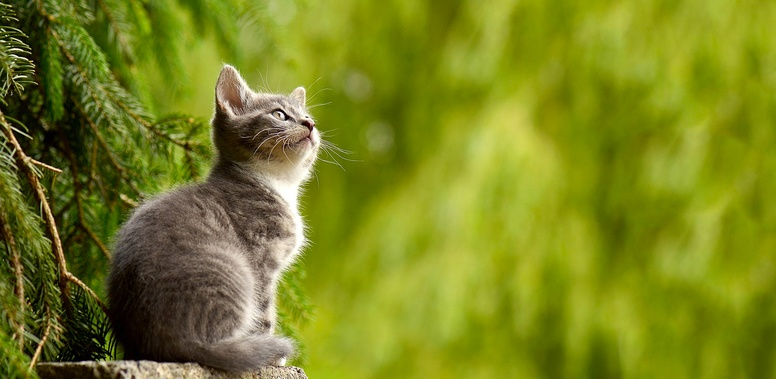
#> input picture 師大計算機課程/cat.jpg, 776 x 379 px, shrunk from 1600 x 781 before the run; the run also reads 1 picture not shown here
$ jupyter execute --allow-errors original.ipynb   (shell and % lines are left out)
#> lines starting #> are read from the running program, lines starting #| are printed output that depends on the picture; after the words box and inside, x2 and y2 are one past the last pixel; in counts of white or black regions, pixels touching at a corner belong together
# 讀入函式庫

[cell 1]

from math import *
from PIL import Image
import matplotlib.pyplot as plt
import numpy as np

# 了解圖片的基本格式

# 了解影像在電腦呈現的方式

在一個20X20的方格紙中，在指定的方格中塗上色塊進而形成圖案

利用excel畫圖

#> (a cell that did not finish here is left out)

#> (a cell that did not finish here is left out)

#> (a cell that did not finish here is left out)

#> (a cell that did not finish here is left out)

# 程式開始

## 開啟圖片

[cell 6]
img_cat = Image.open('cat.jpg')
#> img_cat is the input picture: PIL image 776x379 RGB; mean R, G, B 121.9, 131.5, 30.8

## 圖片大小

[cell 7]
print(img_cat.size)
#| (776, 379)

## 顯示圖片

[cell 8]
plt.imshow(img_cat);

## 開新圖片

mode 說明：
```python
new = Image.new(<mode>,size = (20,20))
# mode
# L：黑白
# RGB：彩色圖片
```

[cell 9]
new = Image.new("L",size = (20,20))
#> new: PIL image 20x20 L; every value is 0
new
print('type',type(new))
#| type <class 'PIL.Image.Image'>
print('size',new.size)
#| size (20, 20)
print('mode',new.mode)
#| mode L

[cell 10]
new = Image.new("RGB",size = (20,20))
#> new: PIL image 20x20 RGB; every value is 0
print('type',type(new))
#| type <class 'PIL.Image.Image'>
print('size',new.size)
#| size (20, 20)
print('mode',new.mode)
#| mode RGB
new

## 填色塊 putpixel()

### 怎麼put?
> 給位置，給顏色

[cell 11]
new = Image.new("RGB",(20,20),(0,0,0))
new

[cell 12]
new.putpixel((10,10),(255,255,255))
#> new: PIL image 20x20 RGB; 0.25% white in thin lines or dots, all inside (x1, y1, x2, y2) = (10, 10, 11, 11)
new

### 超過255怎麼辦？

[cell 13]
# 加上三組 []
plt.imshow([[[300, 300, 300]]])

### 小於0怎麼辦？

[cell 14]
# 加上三組 []
plt.imshow([[[-1, -1, -1]]])

### 非整數怎麼辦？

[cell 15]
# 加上三組 []
plt.imshow([[[200.5, 200.5, 200.5]]])

## 用putpixel的方法製作圖樣

[cell 16]
# 開新一張大小為20X20，全黑的圖片
width = 20
height = 20
new = Image.new("L",(width,height),(0))
m,n = new.size
print(f'width:{m},height:{n}')
#| width:20,height:20

# 二條直線 (2,2) -> (2,18)、(17,2) -> (17,18)
for i in range(2,19):
    new.putpixel((2,i),255)
    new.putpixel((17,i),255)
#> new: PIL image 20x20 L; 8.5% white in thin lines or dots, all inside (x1, y1, x2, y2) = (2, 2, 18, 19)
for i in range(3,17):
    new.putpixel((i,10),255)
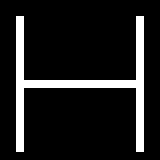
#> new: PIL image 20x20 L (shown 8 times larger); 12% white in thin lines or dots, all inside (x1, y1, x2, y2) = (2, 2, 18, 19)

plt.imshow(new,cmap = 'gray')

[cell 17]
width = 20
height = 20
# 開新一張大小為20X20，全黑的圖片
new = Image.new("L",(width,height),(0))

print(f'width:{width},height:{height}')

for i in range(0,20):
    new.putpixel((i,i),255)
    print(f'在({i},{i})的地方改變像素顏色為255')
#> new: PIL image 20x20 L; 5% white in thin lines or dots

plt.imshow(new,cmap = 'gray')

[cell 18]
width = 20
height = 20
# 開新一張大小為20X20，全黑的圖片
new = Image.new("L",(width,height),(0))

print(f'width:{width},height:{height}')

for h in range(0,8): # 樹的高度從上而下為0~8
    for w in range(10-h,10+h+1): # 樹的寬度由高度決定
        new.putpixel((w,h),255)
#> new: PIL image 20x20 L; 16% white; 1 white region, box (x1, y1, x2, y2) and area: (3, 0, 18, 8) 64
for h in range(8,18):
    for w in range(10-1,10+1+1):
        new.putpixel((w,h),255)
#> new: PIL image 20x20 L; 23.5% white; 1 white region, box (x1, y1, x2, y2) and area: (3, 0, 18, 18) 94
plt.imshow(new,cmap = 'gray')

練習：填色塊形成數字0~9

## 開啟圖片
Image.open({檔案路徑})

[cell 19]
img_cat = Image.open('cat.jpg')
img_cat

## 了解一些圖片的參數、規格

[cell 20]
img_cat = Image.open('taipei.jpg')
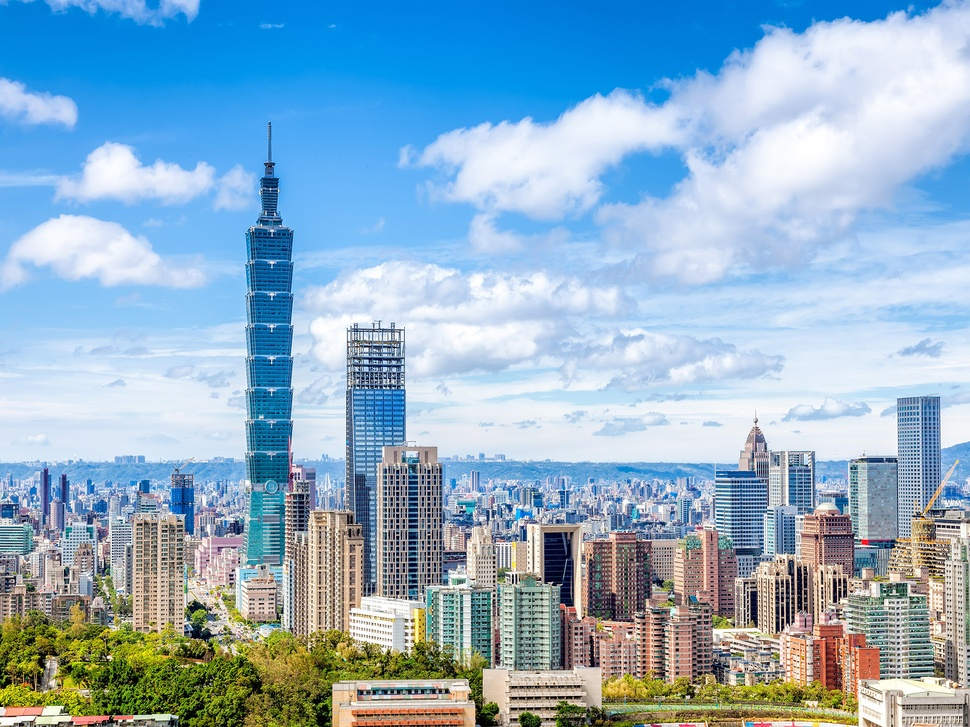
#> input picture 師大計算機課程/taipei.jpg, 970 x 727 px, shrunk from 2000 x 1500 before the run
#> img_cat is the input picture: PIL image 970x727 RGB; mean R, G, B 143.1, 175.5, 198.7
print('type',type(img_cat))
#| type <class 'PIL.JpegImagePlugin.JpegImageFile'>
print('size',img_cat.size)
#| size (970, 727)
print('format',img_cat.format)
#| format JPEG
print('getexif()',img_cat.getexif())
#| getexif() {}
print('info',img_cat.info)
#| info {'jfif': 257, 'jfif_version': (1, 1), 'jfif_unit': 0, 'jfif_density': (1, 1)}
print('mode',img_cat.mode)
#| mode RGB

## 取得色塊資訊 getpixel() get到了什麼？

[cell 21]
img_cat = Image.open('cat.jpg')
width,height = img_cat.size
print(f'width:{width},height:{height}')
#| width:776,height:379

plt.imshow(img_cat)

[cell 22]
img_cat.getpixel((100,100))
#> Out = (113, 126, 47)

## 怎麼看這串數字代表的顏色

[cell 23]
# 加上三組 []
plt.imshow([[[87, 108, 7]]])
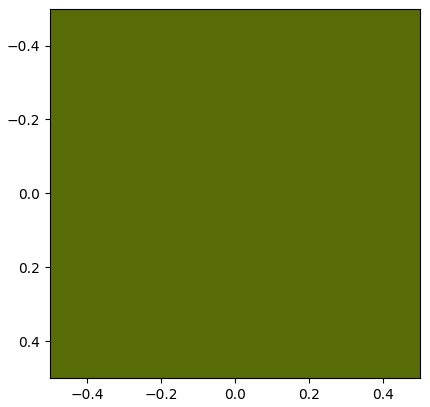
#> figure drawn by matplotlib, 1 panel

## 怎麼分別取出這三個數字

[cell 24]
# pixel裡有三個資料，資料的索引分別是0,1,2，用[]包起來
pixel = img_cat.getpixel((100,100))
#> pixel = (113, 126, 47)
r = pixel[0]
#> r = 113
g = pixel[1]
#> g = 126
b = pixel[2]
#> b = 47
print(pixel)
#| (113, 126, 47)
print('r = ',r)
#| r =  113
print('g = ',g)
#| g =  126
print('b = ',b)
#| b =  47

# 讓我們來用像素複製圖片
從原圖取像素放到新的空白圖

[cell 25]
img_cat = Image.open('cat.jpg')
width,height = img_cat.size
new = Image.new("RGB",(width,height),(0,0,0))
#> new: PIL image 776x379 RGB; every value is 0

print(f'width:{width},height:{height}')
#| width:776,height:379

# 先向下，再一層一層向右
for w in range(width):
    for h in range(height):
        pixel = img_cat.getpixel((w,h))
        r = pixel[0]
        g = pixel[1]
        b = pixel[2]
        new.putpixel((w,h),(r,g,b))
fig = plt.figure(figsize=(18,20))
plt.subplot(121).imshow(img_cat)
plt.subplot(122).imshow(new)

# 數值與色階的關係

當數值越靠近255的時候，亮度會越亮，
當數值越靠近0的時候，亮度會越暗，

[cell 26]
width = 200
height = 50
gray = Image.new("RGB",(width,height),(0,0,0))
#> gray: PIL image 200x50 RGB; every value is 0
R = Image.new("RGB",(width,height),(0,0,0))
G = Image.new("RGB",(width,height),(0,0,0))
B = Image.new("RGB",(width,height),(0,0,0))

# 向右漸層
for x in range(width):
    for y in range(height):
        gray.putpixel((x,y),(x,x,x))
        R.putpixel((x,y),(x,0,0))
        G.putpixel((x,y),(0,x,0))
        B.putpixel((x,y),(0,0,x))
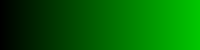
#> G: PIL image 200x50 RGB; mean R, G, B 0, 99.5, 0
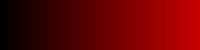
#> R: PIL image 200x50 RGB; mean R, G, B 99.5, 0, 0
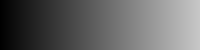
#> gray: PIL image 200x50 RGB; min 0, max 199, mean 99.5
plt.figure(figsize=(20,8))
_ = plt.subplot(221).imshow(gray)
_ = plt.yticks([])
_ = plt.subplot(222).imshow(R)
_ = plt.yticks([])
_ = plt.subplot(223).imshow(G)
_ = plt.yticks([])
_ = plt.subplot(224).imshow(B)
_ = plt.yticks([])

[cell 27]
# 這是一個橫的色階圖，共有200階，已經足夠看出數值與亮度的關係
# 延伸：
#     若是想把200階拓展到256階，除了更改width為256之外，要怎麼做？
#         拉長尺度
#     若是想做一個直向的色階圖的話，要怎麼更改程式碼？
#         長、寬對換，修正座標


# [24 lines left out: functions R1, R2, not called in this run]

def R3():
    width = 10
    height = 200

    R = Image.new("RGB",(width,height),(0,0,0))

    for x in range(width):
        for y in range(height):
            R.putpixel((x,y),(y,0,0))

    _ = plt.imshow(R)


# R1()
# R2()
R3()

參考網站：https://www.ginifab.com.tw/tools/colors/color_picker_from_image.php

[cell 28]
width = 2
height = 2
new = Image.new("RGB",(width,height),(0,0,0))
# 黑
new.putpixel((0,0),(255,255,255))
new.putpixel((1,1),(255,255,255))

plt.imshow(new)

[cell 29]
f = plt.figure()
s = plt.scatter([1, 2, 3], [4, 5, 6])
s.set_urls(['http://www.bbc.co.uk/news', 'http://www.google.com', None])
f.savefig('scatter.svg')

[cell 30]
width = 2
height = 2
new = Image.new("RGB",(width,height),(0,0,0))
# 紅
new.putpixel((0,0),(255,0,0))
# 紅 + 綠 = 黃
new.putpixel((1,0),(255,255,0))
# 紅 + 藍 = 紫
new.putpixel((0,1),(255,0,255))
# 綠 + 藍 = 青
new.putpixel((1,1),(0,255,255))

plt.imshow(new)

[cell 31]
width = 2
height = 2
new = Image.new("RGB",(width,height),(0,0,0))

new.putpixel((0,0),(228,114,186))
new.putpixel((0,1),(236,79,128))
new.putpixel((1,0),(254,210,43))
new.putpixel((1,1),(76,200,68))

plt.imshow(new)

# 讓數值變大 → 提升亮度

## 利用加法的方式提升亮度

[cell 32]
img_cat = Image.open('cat.jpg')
width,height = img_cat.size
new = Image.new("RGB",(width,height),(0,0,0))
print(f'width:{width},height:{height}')
#| width:776,height:379
for x in range(width):
    for y in range(height):
        pixel = img_cat.getpixel((x,y))
        r = pixel[0]+100
        g = pixel[1]+100
        b = pixel[2]+100
        new.putpixel((x,y),(r,g,b))
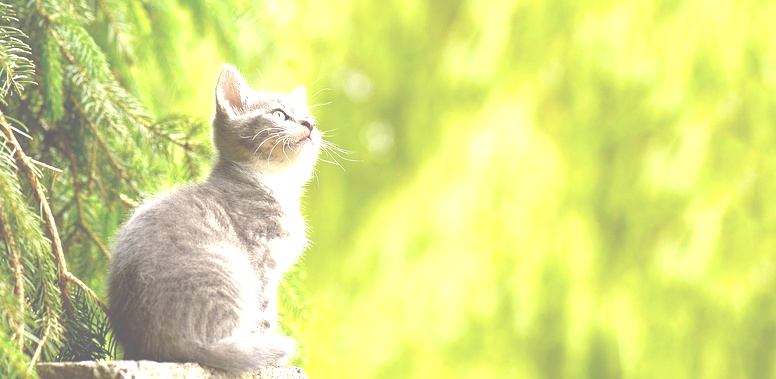
#> new: PIL image 776x379 RGB; mean R, G, B 217.4, 224.1, 129.8
fig = plt.figure(figsize=(18,20))
_ = plt.subplot(121).imshow(img_cat)
_ = plt.title("Original")
_ = plt.subplot(122).imshow(new)
_ = plt.title("Pixel + 100")

[cell 33]
x = np.linspace(0,255)
y1 = x
y2 = (x+100)

plt.plot(x,y2,label = 'y=x+100',lw=3)
plt.plot(x,y1,label = 'y=x')

plt.axis([0,255,0,255])
plt.legend(loc = "lower right")
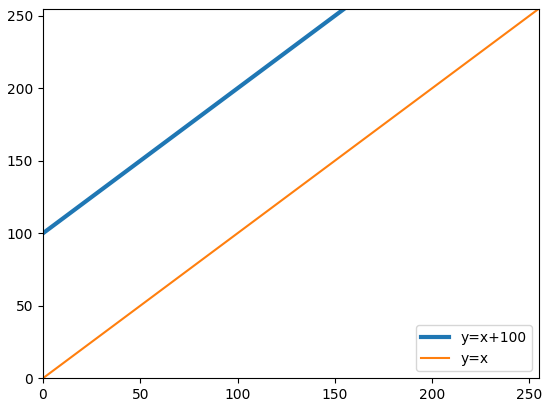
#> figure drawn by matplotlib, 1 panel; curve peaks at x = 255, y = 355; curve peaks at x = 255, y = 255

## 利用像素*1.5倍提升亮度(逐個像素放大)

### Pixel

[cell 34]
img_cat = Image.open('cat.jpg')
width,height = img_cat.size
print(f'width:{width},height:{height}')
#| width:776,height:379

new = Image.new("RGB",(width,height),(0,0,0))

for w in range(width):
    for h in range(height):
        pixel = img_cat.getpixel((w,h))
        # 把所有數值均放大1.5倍 → 亮度增加
        r = int(pixel[0]*1.5)
        g = int(pixel[1]*1.5)
        b = int(pixel[2]*1.5)
        new.putpixel((w,h),(r,g,b))
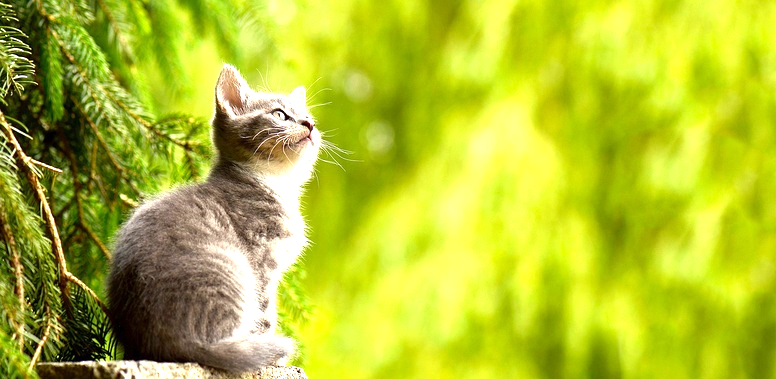
#> new: PIL image 776x379 RGB; mean R, G, B 179.4, 192.4, 45

fig = plt.figure(figsize=(18,20))
plt.subplot(121).imshow(img_cat)
plt.subplot(122).imshow(new)

[cell 35]
# 選擇性的放大
img_cat.size
width,height = img_cat.size
new = Image.new("RGB",(width,height),(0,0,0))
print(f'width:{width},height:{height}')
#| width:776,height:379
for w in range(width):
    for h in range(height):
        pixel = img_cat.getpixel((w,h))
        # 把所有數值均放大1.5倍 → 亮度增加
        r = pixel[0]
        g = pixel[1]
        b = pixel[2]
        if r<100 and g<100 and b<100:
            r = int(r*1.5)
            g = int(g*1.5)
            b = int(b*1.5)

        new.putpixel((w,h),(r,g,b))
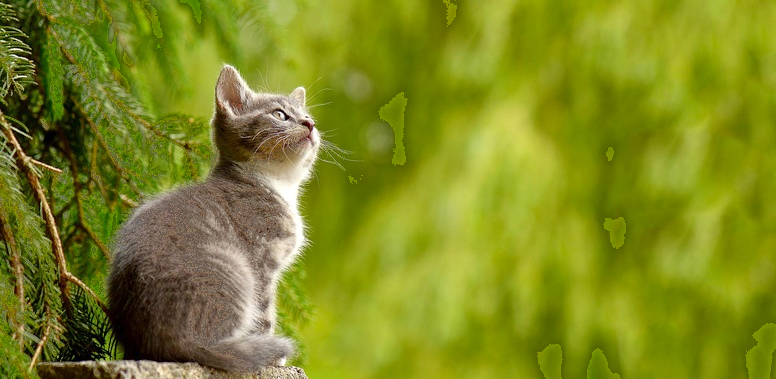
#> new: PIL image 776x379 RGB; mean R, G, B 127, 136.6, 32.2

fig = plt.figure(figsize=(18,20))
plt.subplot(121,title = 'original').imshow(img_cat)
plt.subplot(122,title='less than 100 to * 1.5').imshow(new)

# 把每個像素直接乘上1.5的話，有些地方調亮之後會爆掉
#> (the rest of the program and of its run is left out)
